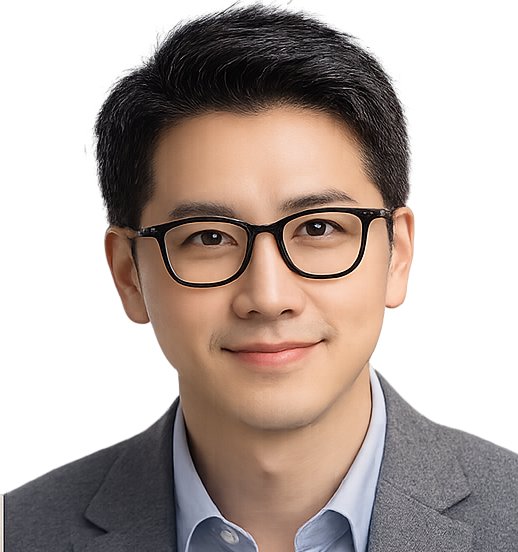
#> input picture AA.png, 518 x 552 px
$ python test_circle_avatar.py
#> lines starting #> are read from the running program, lines starting #| are printed output that depends on the picture
import os
import numpy as np
from PIL import Image, ImageDraw, ImageChops
from moviepy import *

def make_circle_avatar(img_path, target_width):
#> called with img_path = 'AA.png', target_width = 200
    try:
        # 開啟圖片並轉為 RGBA
        avatar = Image.open(img_path).convert("RGBA")
#> avatar is the input picture: PIL image 518x552 RGBA; mean R, G, B, A 78.8, 65.5, 59.6, 149.7

        # 裁切成正方形 (取中間部分)
        min_side = min(avatar.size)
#> min_side = 518
        left = (avatar.width - min_side) / 2
#> left = 0
        top = (avatar.height - min_side) / 2
#> top = 17
        right = (avatar.width + min_side) / 2
#> right = 518
        bottom = (avatar.height + min_side) / 2
#> bottom = 535
        avatar = avatar.crop((left, top, right, bottom))
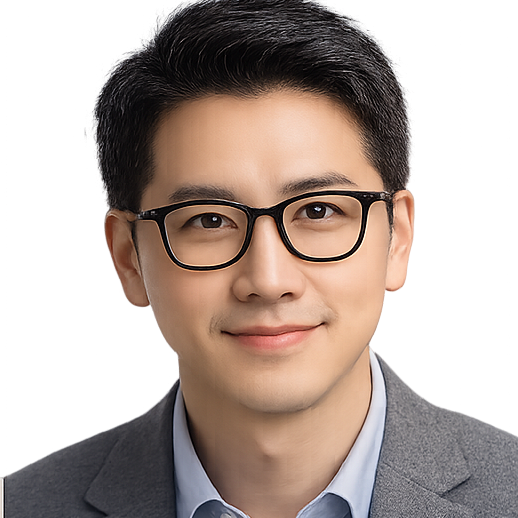
#> avatar: PIL image 518x518 RGBA; mean R, G, B, A 80.2, 66.1, 59.5, 150.6; transparent parts drawn white

        # 縮放至目標大小
        avatar = avatar.resize((target_width, target_width), Image.Resampling.LANCZOS)
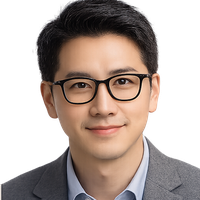
#> avatar: PIL image 200x200 RGBA; mean R, G, B, A 81.6, 67.3, 60.6, 150.6; transparent parts drawn white

        # 建立圓形遮罩
        mask = Image.new('L', (target_width, target_width), 0)
#> mask: PIL image 200x200 L; every value is 0
        draw = ImageDraw.Draw(mask)
        draw.ellipse((0, 0, target_width, target_width), fill=255)

        # 若原圖有透明度，將原本的 alpha 通道與圓形遮罩做交集 (darker)
        _, _, _, alpha = avatar.split()
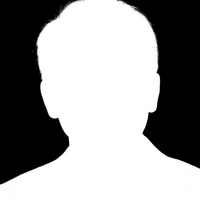
#> alpha: PIL image 200x200 L; min 0, max 255, mean 150.6
        new_alpha = ImageChops.darker(alpha, mask)
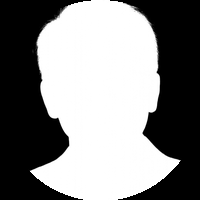
#> new_alpha: PIL image 200x200 L; min 0, max 255, mean 132.3
        avatar.putalpha(new_alpha)
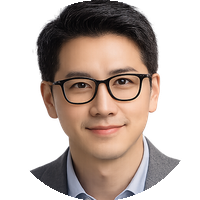
#> avatar: PIL image 200x200 RGBA; mean R, G, B, A 81.6, 67.3, 60.6, 132.3; transparent parts drawn white

        return avatar
    except Exception as e:
        print(f"處理圖片 {img_path} 失敗: {e}")
        return None

def test_circle_avatar():
    OUTPUT_FILE = "test_head_circle.mp4"
    BACKGROUND_COLOR = (0, 255, 0)
    HEAD_WIDTH = 200  # 設定較大的尺寸方便觀察
    DURATION = 10     # 總長度 10 秒
    FPS = 24

    avatars = ["AA.png", "BB.png", "CC.png"]

    # 預先處理三個頭像為圓形
    processed_avatars = {}
    for av in avatars:
        if os.path.exists(av):
            processed_avatars[av] = make_circle_avatar(av, HEAD_WIDTH)
        else:
            print(f"找不到圖片: {av}")
#> pass 2 of the loop in test_circle_avatar, `for av in avatars:`:
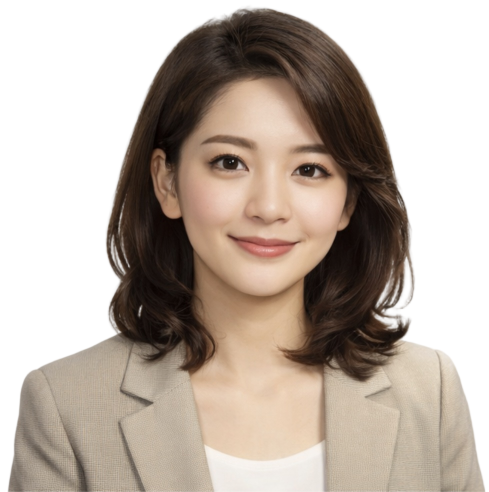
#> input picture BB.png, 978 x 984 px (shown at 1/2 size)
#> in make_circle_avatar, avatar is the input picture: PIL image 978x984 RGBA; mean R, G, B, A 91.6, 79.2, 69, 156.3
#> in make_circle_avatar (call 2), `new_alpha = ImageChops.darker(alpha, mask)`:
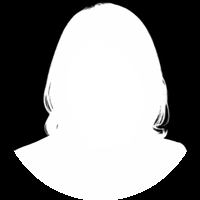
#> new_alpha: PIL image 200x200 L; min 0, max 255, mean 137.3
#> in make_circle_avatar (call 2), `avatar.putalpha(new_alpha)`:
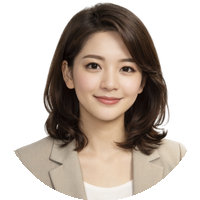
#> avatar: PIL image 200x200 RGBA; mean R, G, B, A 91.4, 78.8, 68.5, 137.3; transparent parts drawn white
#> pass 3 of the loop in test_circle_avatar, `for av in avatars:`:
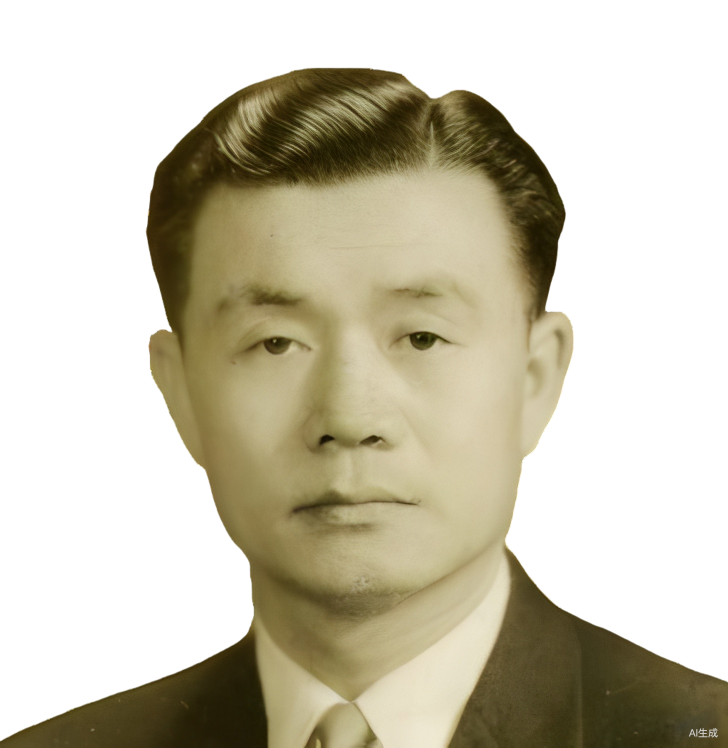
#> input picture CC.png, 1456 x 1496 px (shown at 1/2 size)
#> in make_circle_avatar, avatar is the input picture: PIL image 1456x1496 RGBA; mean R, G, B, A 69.9, 64.5, 45.4, 122.4
#> in make_circle_avatar (call 3), `new_alpha = ImageChops.darker(alpha, mask)`:
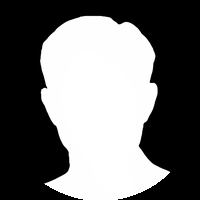
#> new_alpha: PIL image 200x200 L; min 0, max 255, mean 110.7
#> in make_circle_avatar (call 3), `avatar.putalpha(new_alpha)`:
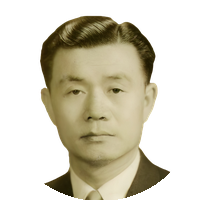
#> avatar: PIL image 200x200 RGBA; mean R, G, B, A 72.5, 66.8, 46.9, 110.7; transparent parts drawn white

    # 每秒產生一張 frame (MoviePy 建議寫法：使用 make_frame)
    # 我們每 3.33 秒切換一個頭像
    def make_frame(t):
        # 決定當前頭像
        idx = int((t / DURATION) * len(avatars))
        if idx >= len(avatars):
            idx = len(avatars) - 1

        current_av_name = avatars[idx]
        current_avatar = processed_avatars.get(current_av_name)

        # 建立全綠底
        base_img = Image.new("RGB", (1920, 1080), BACKGROUND_COLOR)

        if current_avatar:
            # 貼在畫面中央偏左，模擬實際場景
            x = 860
            y = 440
            base_img.paste(current_avatar, (x, y), current_avatar)

        return np.array(base_img)

    # 建立 VideoClip
    print("開始生成圓形頭像測試影片...")
#> (the run stopped early here; a loop or call above may not have finished)
